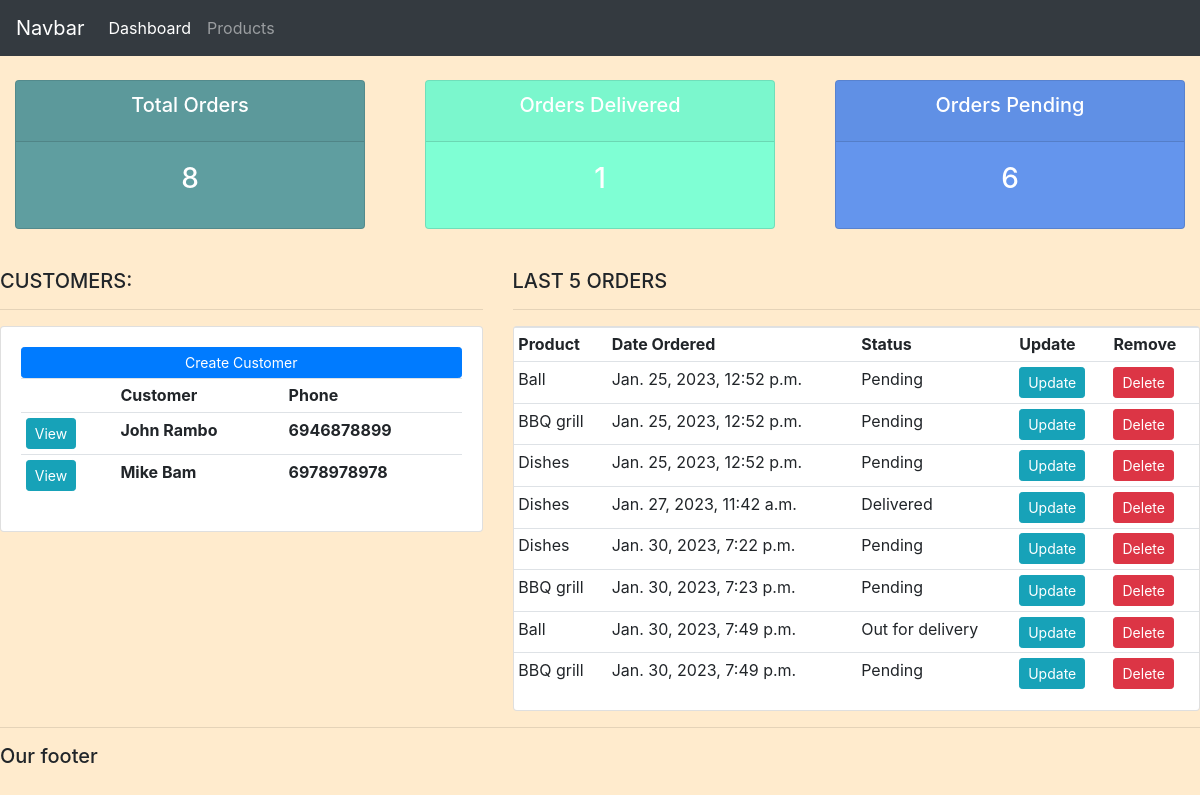
The page / on the database its author committed.
### accounts/models.py (models this page shows, shortened)
class Customer(models.Model):
    name = models.CharField(max_length = 200, null=True)
    phone = models.CharField(max_length = 200, null=True)
    email = models.CharField(max_length = 200, null=True)
    data_created = models.DateTimeField(auto_now_add=True, null=True)

class Order(models.Model):
    STATUS = (
             ('Pending', 'Pending'),
             ('Out for delivery', 'Out for delivery'),
             ('Delivered', 'Delivered'),
             )
    customer = models.ForeignKey(Customer, null=True, on_delete= models.SET_NULL)
    product = models.ForeignKey(Product, null=True, on_delete= models.SET_NULL)
    date_created = models.DateTimeField(auto_now_add=True, null=True)
    status = models.CharField(max_length = 200, null=True, choices = STATUS)

class Product(models.Model):
    CATEGORY = (
               ('Indoor', 'Indoor'),
               ('Outdoor', 'Outdoor'),
               )
    name = models.CharField(max_length = 200, null=True)
    price = models.FloatField(null=True)
    category = models.CharField(max_length = 200, null=True, choices = CATEGORY)
    description = models.CharField(max_length = 200, null=True,blank=True)
    date_created = models.DateTimeField(auto_now_add=True, null=True)
    tags = models.ManyToManyField(Tag)
    def __str__(self):
        return self.name

### accounts/views.py (the view)
# urls.py: 2. Add a URL to urlpatterns:  path('', views.home, name='home')
def home(request):
    orders = Order.objects.all()
    customers = Customer.objects.all()
    total_customers = customers.count()
    total_orders = orders.count()
    delivered = orders.filter(status='Delivered').count()
    pending = orders.filter(status='Pending').count()
    context = {'orders' : orders,'customers': customers,'total_orders': total_orders,'delivered': delivered,'pending' : pending}
    return render(request, 'accounts/dashboard.html', context)

### accounts/templates/accounts/dashboard.html
{% extends 'accounts/main.html' %}
{% block content %}
{% include 'accounts/status.html' %}
<br>
<div class="row">
        <div class="col-md-5">
                <h5>CUSTOMERS:</h5>
                <hr>
                <div class = "card card-body">
                        <a class="btn btn-primary btn-sm btn-block" href="">Create Customer
                        </a>
                        <table class="table table-sm">
                                <tr>
                                        <th></th>
                                        <th>Customer</th>
                                        <th>Phone</th>
                                </tr>
                                {%for customer in customers%}
                                <tr>
                                        <th><a class="btn btn-sm btn-info" href="{% url 'customer' customer.id %}">View</a></th>
                                        <th>{{customer.name}}</th>
                                        <th>{{customer.phone}}</th>
                                </tr>
                                {%endfor%}
                        </table>
                </div>
        </div>
        <div class="col-md-7">
                <h5>LAST 5 ORDERS</h5>
                <hr>
                <div class ="card card body">
                        <table class="table table-sm">
                                <tr>
                                        <th>Product</th>
                                        <th>Date Ordered</th>
                                        <th>Status</th>
                                        <th>Update</th>
                                        <th>Remove</th>
                                </tr>
                                {%for order in orders%}
                                <tr>
                                        <td>{{order.product}}</td>
                                        <td>{{order.date_created}}</td>
                                        <td>{{order.status}}</td>
                                        <td><a class="btn btn-sm btn-info" href="{% url 'update_order' order.id%}">Update</a></td>
                                        <td><a class="btn btn-sm btn-danger" href="{% url 'delete_order' order.id %}">Delete</a></td>
                                </tr>
                                {%endfor%}
                        </table>
                </div>
        </div>
</div>
{% endblock %}

### accounts/templates/accounts/main.html (shortened to what this page needs)
{% load static %}
<!DOCTYPE html>
<html>
<head>
    <link rel="stylesheet" href="https://cdn.jsdelivr.net/npm/bootstrap@4.4.1/dist/css/bootstrap.min.css"
>
    <link rel="stylesheet" type="text/css" href="{% static '/css/main.css' %}">
</head>
<body>
    {% include 'accounts/navbar.html' %}
    {% block content %}
    {% endblock %}
    <hr>
    <h5>Our footer</h5>
</body>
</html>

### accounts/templates/accounts/navbar.html (shortened to what this page needs)
<nav class="navbar navbar-expand-lg navbar-dark bg-dark">
    <a class="navbar-brand" href="#">Navbar</a>
    <div class="collapse navbar-collapse" id="navbarNav">
      <ul class="navbar-nav">
        <li class="nav-item active">
          <a class="nav-link" href="{% url 'home' %}">Dashboard</a>
        </li>
        <li class="nav-item">
          <a class="nav-link" href="{% url 'products' %}">Products</a>
        </li>
      </ul>
    </div>
  </nav>

### accounts/templates/accounts/status.html
<br>
<div class="row">
    <div class="col">
        <div class="col-md">
            <div class="card text-center text-white mb-3" id="total-orders">
                <div class="card-header">
                    <h5 class="card-title">Total Orders</h5>
                </div>
                <div class="card-body">
                    <h3 class="card-title">{{total_orders}}</h3>
                </div>
            </div>
        </div>
    </div>
    <div class="col">
        <div class="col-md">
            <div class="card text-center text-white mb-3" id="orders-delivered">
                <div class="card-header">
                    <h5 class="card-title">Orders Delivered</h5>
                </div>
                <div class="card-body">
                    <h3 class="card-title">{{delivered}}</h3>
                </div>
            </div>
        </div>
    </div>
    <div class="col">
        <div class="col-md">
            <div class="card text-center text-white mb-3" id="orders-pending">
                <div class="card-header">
                    <h5 class="card-title">Orders Pending</h5>
                </div>
                <div class="card-body">
                    <h3 class="card-title">{{pending}}</h3>
                </div>
            </div>
        </div>
    </div>
</div>

### static/css/main.css (style rules this page uses)
body { background-color: blanchedalmond; }
#total-orders { background-color: cadetblue; }
#orders-delivered { background-color: aquamarine; }
#orders-pending { background-color: cornflowerblue; }

### rows shown on the page
Customer: name "John Rambo", phone "6946878899"
Customer: name "Mike Bam", phone "6978978978"
Order: product "Ball", date_created "Jan. 25, 2023, 12:52 p.m.", status "Pending"
Order: product "BBQ grill", date_created "Jan. 25, 2023, 12:52 p.m.", status "Pending"
Order: product "Dishes", date_created "Jan. 25, 2023, 12:52 p.m.", status "Pending"
Order: product "Dishes", date_created "Jan. 27, 2023, 11:42 a.m.", status "Delivered"
Order: product "Dishes", date_created "Jan. 30, 2023, 7:22 p.m.", status "Pending"
Order: product "BBQ grill", date_created "Jan. 30, 2023, 7:23 p.m.", status "Pending"
Order: product "Ball", date_created "Jan. 30, 2023, 7:49 p.m.", status "Out for delivery"
Order: product "BBQ grill", date_created "Jan. 30, 2023, 7:49 p.m.", status "Pending"

### other values the page prints
{{ total_orders }} "8"
{{ delivered }} "1"
{{ pending }} "6"
